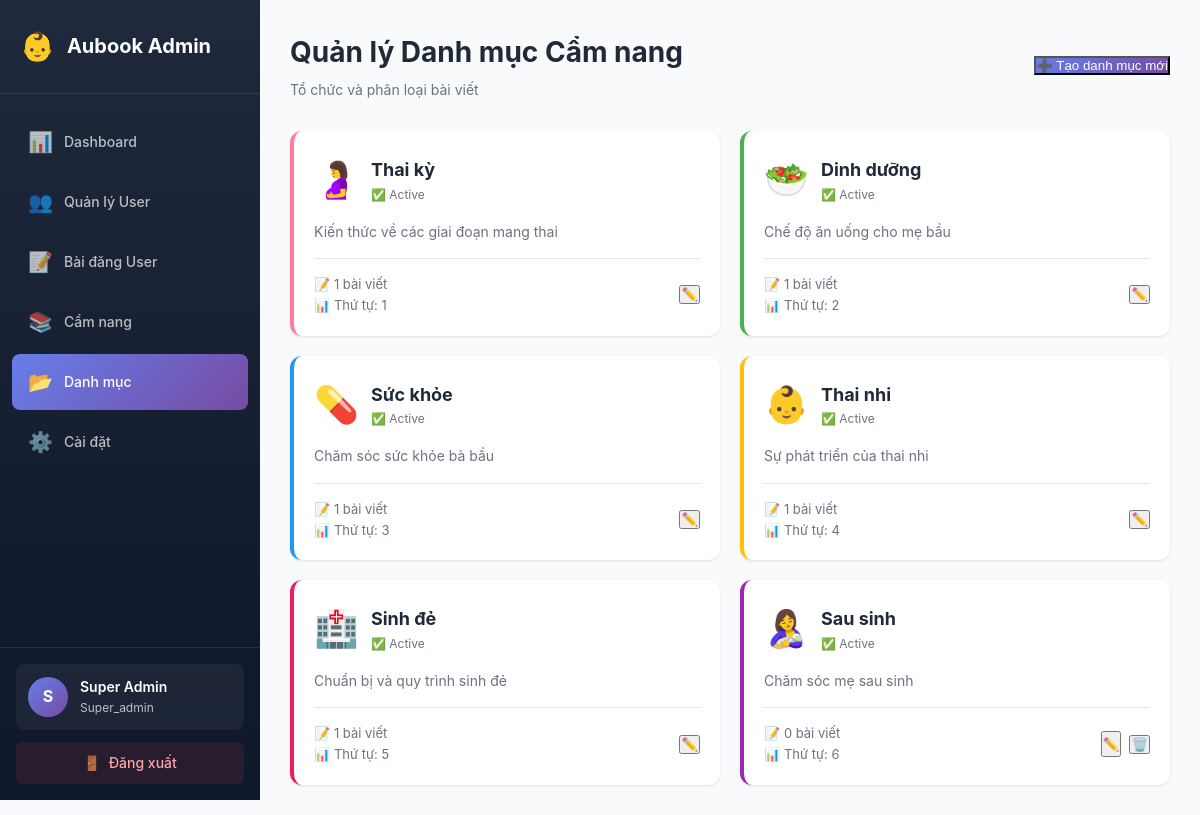
The app's page /admin/categories.php (signed in) with its own data.
### tables this page shows
CREATE TABLE `article_categories` (
  `id` int(11) NOT NULL,
  `name` varchar(100) NOT NULL,
  `slug` varchar(100) NOT NULL,
  `description` text DEFAULT NULL,
  `icon` varchar(50) DEFAULT NULL,
  `color` varchar(20) DEFAULT NULL,
  `display_order` int(11) DEFAULT 0,
  `is_active` tinyint(1) DEFAULT 1,
  `created_at` timestamp NOT NULL DEFAULT current_timestamp(),
  `updated_at` timestamp NOT NULL DEFAULT current_timestamp() ON UPDATE current_timestamp()
);

### models/Admin.php (called while the page is built, shortened)
<?php
class Admin {
    private $conn;
    public function __construct($db) {
        $this->conn = $db;
    }
    public function getAdminById($id) {
        $query = "SELECT * FROM admins WHERE id = :id LIMIT 1";
        $stmt = $this->conn->prepare($query);
        $stmt->bindParam(':id', $id);
        $stmt->execute();
        return $stmt->fetch(PDO::FETCH_ASSOC);
    }
    public function getAllCategories() {
        $query = "SELECT *,
                         (SELECT COUNT(*) FROM articles WHERE category_id = article_categories.id) as article_count
                  FROM article_categories
                  ORDER BY display_order ASC";
        $stmt = $this->conn->prepare($query);
        $stmt->execute();
        return $stmt->fetchAll(PDO::FETCH_ASSOC);
    }
}

### admin/categories.php (the view, shortened to what this page needs)
<?php
require_once '../models/Admin.php';
$database = new Database();
$db = $database->getConnection();
$admin = new Admin($db);
$admin_info = $admin->getAdminById($_SESSION['admin_id']);
$categories = $admin->getAllCategories();
?>
<!DOCTYPE html>
<html lang="vi">
<head>
    <link rel="stylesheet" href="css/admin.css">
</head>
<body>
    <div class="admin-container">
        <aside class="sidebar">
            <div class="sidebar-header">
                <div class="logo">
                    <span class="logo-icon">👶</span>
                    <span class="logo-text">Aubook Admin</span>
                </div>
            </div>
            <nav class="sidebar-menu">
                <a href="index.php" class="menu-item">
                    <span class="menu-icon">📊</span>
                    <span class="menu-text">Dashboard</span>
                </a>
                <a href="users.php" class="menu-item">
                    <span class="menu-icon">👥</span>
                    <span class="menu-text">Quản lý User</span>
                </a>
                <a href="posts.php" class="menu-item">
                    <span class="menu-icon">📝</span>
                    <span class="menu-text">Bài đăng User</span>
                </a>
                <a href="articles.php" class="menu-item">
                    <span class="menu-icon">📚</span>
                    <span class="menu-text">Cẩm nang</span>
                </a>
                <a href="categories.php" class="menu-item active">
                    <span class="menu-icon">📂</span>
                    <span class="menu-text">Danh mục</span>
                </a>
                <a href="settings.php" class="menu-item">
                    <span class="menu-icon">⚙️</span>
                    <span class="menu-text">Cài đặt</span>
                </a>
            </nav>
            <div class="sidebar-footer">
                <div class="admin-profile">
                    <div class="admin-avatar">
                        <?php echo strtoupper(substr($admin_info['full_name'], 0, 1)); ?>
                    </div>
                    <div class="admin-info">
                        <div class="admin-name"><?php echo htmlspecialchars($admin_info['full_name']); ?></div>
                        <div class="admin-role"><?php echo ucfirst($admin_info['role']); ?></div>
                    </div>
                </div>
                <a href="logout.php" class="btn-logout">
                    <span>🚪</span> Đăng xuất
                </a>
            </div>
        </aside>
        <main class="main-content">
            <header class="content-header">
                <div>
                    <h1>Quản lý Danh mục Cẩm nang</h1>
                    <p>Tổ chức và phân loại bài viết</p>
                </div>
                <button class="btn-primary" onclick="openCreateModal()">
                    ➕ Tạo danh mục mới
                </button>
            </header>
            <div class="category-grid">
                <?php foreach ($categories as $cat): ?>
                    <div class="category-card" style="border-left-color: <?php echo htmlspecialchars($cat['color']); ?>">
                        <div class="category-header">
                            <div class="category-icon"><?php echo $cat['icon']; ?></div>
                            <div>
                                <div class="category-title"><?php echo htmlspecialchars($cat['name']); ?></div>
                                <div style="font-size: 12px; color: #6b7280;">
                                    <?php echo $cat['is_active'] ? '✅ Active' : '❌ Inactive'; ?>
                                </div>
                            </div>
                        </div>
                        <div class="category-description">
                            <?php echo htmlspecialchars($cat['description']); ?>
                        </div>
                        <div class="category-meta">
                            <div class="category-stats">
                                📝 <?php echo $cat['article_count']; ?> bài viết<br>
                                📊 Thứ tự: <?php echo $cat['display_order']; ?>
                            </div>
                            <div class="category-actions">
                                <button
                                    class="btn-action btn-view"
                                    onclick='openEditModal(<?php echo json_encode($cat); ?>)'
                                    title="Chỉnh sửa"
                                >
                                    ✏️
                                </button>
                                <?php if ($cat['article_count'] == 0): ?>
                                    <form method="POST" style="display: inline;">
                                        <button
                                            type="submit"
                                            class="btn-action btn-delete"
                                            onclick="return confirm('Bạn có chắc muốn xóa danh mục này?')"
                                            title="Xóa"
                                        >
                                            🗑️
                                        </button>
                                    </form>
                                <?php endif; ?>
                            </div>
                        </div>
                    </div>
                <?php endforeach; ?>
            </div>
        </main>
    </div>
</body>
</html>

### admin/css/admin.css (style rules this page uses)
* { margin: 0; padding: 0; box-sizing: border-box; }
:root { --primary-color: #667eea; --secondary-color: #764ba2; --success-color: #10b981; --warning-color: #f59e0b; --danger-color: #ef4444; --info-color: #3b82f6; --dark-color: #1f2937; --light-gray: #f3f4f6; --border-color: #e5e7eb; --text-color: #374151; --sidebar-width: 260px; }
body { font-family: -apple-system, BlinkMacSystemFont, 'Segoe UI', Roboto, 'Helvetica Neue', Arial, sans-serif; background: #f9fafb; color: var(--text-color); line-height: 1.6; }
.admin-container { display: flex; min-height: 100vh; }
.sidebar { width: var(--sidebar-width); background: linear-gradient(180deg, #1e293b 0%, #0f172a 100%); color: white; display: flex; flex-direction: column; position: fixed; height: 100vh; overflow-y: auto; z-index: 1000; }
.sidebar-header { padding: 24px 20px; border-bottom: 1px solid rgba(255, 255, 255, 0.1); }
.logo { display: flex; align-items: center; gap: 12px; font-size: 20px; font-weight: 700; }
.logo-icon { font-size: 28px; }
.sidebar-menu { flex: 1; padding: 20px 12px; }
.menu-item { display: flex; align-items: center; gap: 12px; padding: 12px 16px; color: rgba(255, 255, 255, 0.7); text-decoration: none; border-radius: 8px; margin-bottom: 4px; transition: all 0.2s; position: relative; }
.menu-item.active { background: linear-gradient(135deg, var(--primary-color), var(--secondary-color)); color: white; }
.menu-icon { font-size: 20px; width: 24px; text-align: center; }
.menu-text { flex: 1; font-size: 14px; font-weight: 500; }
.sidebar-footer { padding: 16px; border-top: 1px solid rgba(255, 255, 255, 0.1); }
.admin-profile { display: flex; align-items: center; gap: 12px; padding: 12px; background: rgba(255, 255, 255, 0.05); border-radius: 8px; margin-bottom: 12px; }
.admin-avatar { width: 40px; height: 40px; background: linear-gradient(135deg, var(--primary-color), var(--secondary-color)); border-radius: 50%; display: flex; align-items: center; justify-content: center; font-weight: 700; font-size: 16px; }
.admin-info { flex: 1; }
.admin-name { font-weight: 600; font-size: 14px; }
.admin-role { font-size: 12px; opacity: 0.7; }
.btn-logout { display: flex; align-items: center; justify-content: center; gap: 8px; padding: 10px; background: rgba(239, 68, 68, 0.1); color: #fca5a5; text-decoration: none; border-radius: 6px; font-size: 14px; font-weight: 500; transition: all 0.2s; }
.main-content { margin-left: var(--sidebar-width); flex: 1; padding: 30px; max-width: calc(100vw - var(--sidebar-width)); }
.content-header { display: flex; justify-content: space-between; align-items: center; margin-bottom: 30px; }
.content-header h1 { font-size: 28px; color: var(--dark-color); margin-bottom: 4px; }
.content-header p { color: #6b7280; font-size: 14px; }
.btn-primary { background: linear-gradient(135deg, var(--primary-color), var(--secondary-color)); color: white; }

### admin/categories.php (style rules this page uses)
.category-grid { display: grid; grid-template-columns: repeat(auto-fill, minmax(300px, 1fr)); gap: 20px; margin-top: 20px; }
.category-card { background: white; border-radius: 12px; padding: 20px; box-shadow: 0 1px 3px rgba(0,0,0,0.1); transition: all 0.2s; border-left: 4px solid; }
.category-header { display: flex; align-items: center; gap: 12px; margin-bottom: 12px; }
.category-icon { font-size: 36px; }
.category-title { font-size: 18px; font-weight: 700; color: #1f2937; }
.category-description { color: #6b7280; font-size: 14px; margin-bottom: 15px; }
.category-meta { display: flex; justify-content: space-between; align-items: center; padding-top: 15px; border-top: 1px solid #e5e7eb; }
.category-stats { font-size: 13px; color: #6b7280; }
.category-actions { display: flex; gap: 8px; }

### records on screen
article_categories: icon "🤰", name "Thai kỳ", is_active "✅ Active", description "Kiến thức về các giai đoạn mang thai", article_count "1", display_order "1"
article_categories: icon "🥗", name "Dinh dưỡng", is_active "✅ Active", description "Chế độ ăn uống cho mẹ bầu", article_count "1", display_order "2"
article_categories: icon "💊", name "Sức khỏe", is_active "✅ Active", description "Chăm sóc sức khỏe bà bầu", article_count "1", display_order "3"
article_categories: icon "👶", name "Thai nhi", is_active "✅ Active", description "Sự phát triển của thai nhi", article_count "1", display_order "4"
article_categories: icon "🏥", name "Sinh đẻ", is_active "✅ Active", description "Chuẩn bị và quy trình sinh đẻ", article_count "1", display_order "5"
article_categories: icon "🤱", name "Sau sinh", is_active "✅ Active", description "Chăm sóc mẹ sau sinh", article_count "0", display_order "6"

### other values on screen
substr($admin_info['full_name'], 0, 1) "S"
$admin_info['full_name'] "Super Admin"
$admin_info['role'] "Super_admin"
